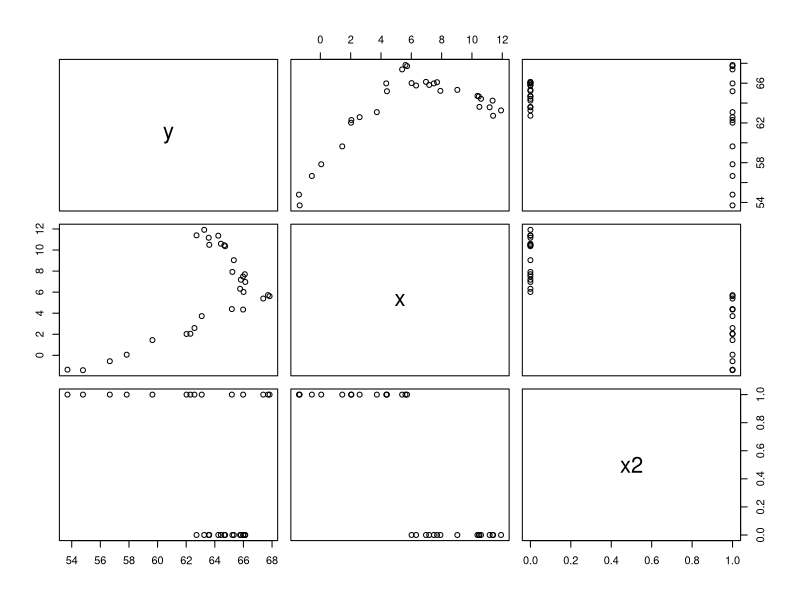
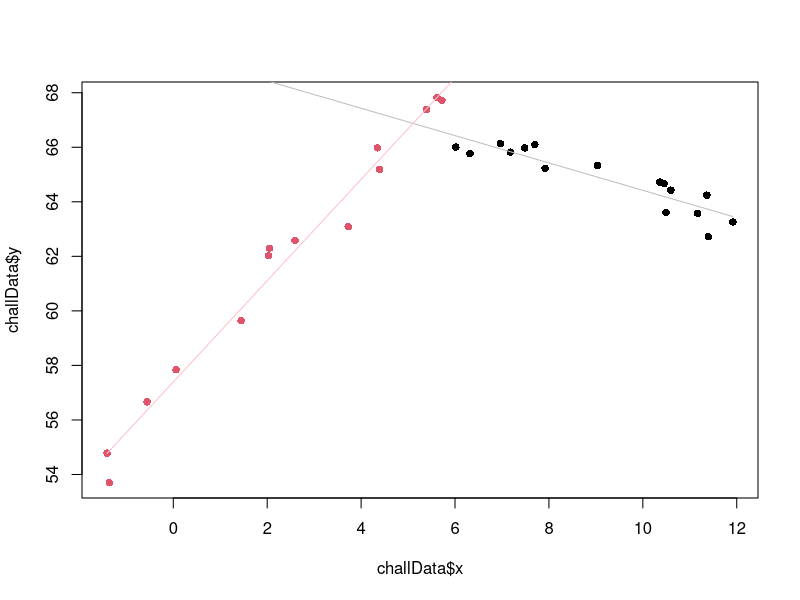

Write R code to recreate these figures, in order. (Note: this script raises an error after producing the figures.)
# WK 6-3 Challenge Data

challData <- data.frame(y=c( 62.0230141814838,65.3287607440202,63.0850996714816,64.7215795301002,63.5747270663006,53.702998209753,67.3864948748882,63.6127706891815,67.7168411573423,65.1905587130745,62.7203672543605,65.9786946907104,65.9747299777148,66.0078406427285,56.6621327894133,64.427226260792,59.6411522580869,54.7853006620191,62.5791157289376,64.2432705505488,64.6637314187692,66.0977643647167,66.1309505076381,63.2605451217536,65.8227827462007,65.2274912077561,67.8282521078083,65.7658686316158,62.295434407344,57.8409797705986 ),  x=c( 2.0260852817446,9.03627189621329,3.7256769053638,10.362243656069,11.1665419801138,-1.36220900854096,5.39347683265805,10.4938666215166,5.72009020252153,4.39260629424825,11.3956668348983,4.34667818667367,7.48598889634013,6.01686762738973,-0.559054442681372,10.5975495856255,1.44522828096524,-1.41116653056815,2.59089006995782,11.3630510880612,10.4535504248925,7.69924768619239,6.96709539275616,11.9197768727317,7.1798811876215,7.91942655434832,5.61692434595898,6.31798828626052,2.04823632212356,0.0595910623669624 ), x2=c( 1,0,1,0,0,1,1,0,1,1,0,1,0,0,1,0,1,1,1,0,0,0,0,0,0,0,1,0,1,1 ))

View(challData)

plot(challData)

plot(challData$y ~ challData$x, col = as.factor(challData$x2), pch = 16)


lm.2lines <- lm(y ~ x + x2 + x:x2, data=challData)
summary(lm.2lines)
b<- coef(lm.2lines)
x2 = 0
curve(b[1] + b[2]*x + b[3]*x2 + b[4]*x*x2, add=TRUE,col="grey")
x2 = 1 
curve(b[1] + b[2]*x + b[3]*x2 + b[4]*x*x2, add=TRUE,col="pink")

# When you don't know what to do, just use y bar.

summary(lm.2lines)


# This doesn't work

cd1 <- filter(challData, x2 == 0)
cd2 <- filter(challData, x2 == 1)

View(cd1)

lm1 <- lm(y ~ x, data = cd1)
lm2 <- lm(y ~ x, data = cd2)
